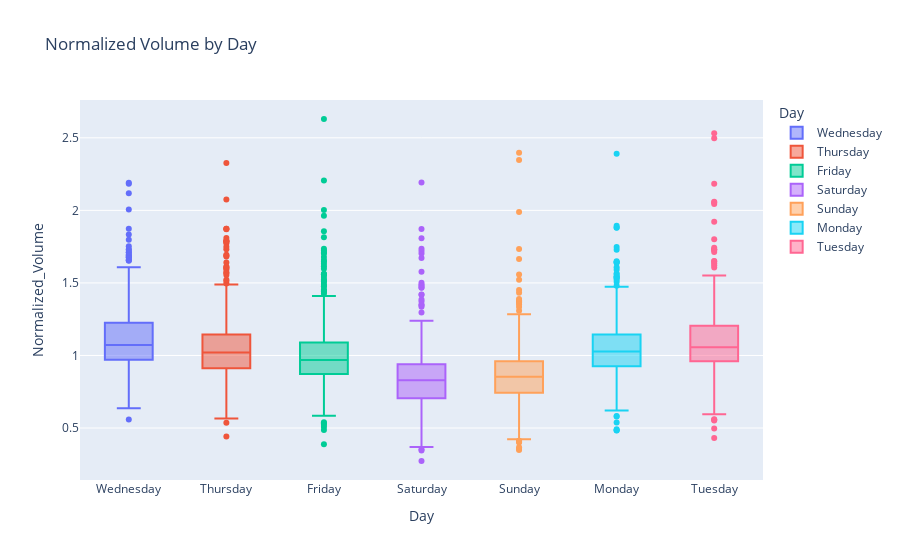
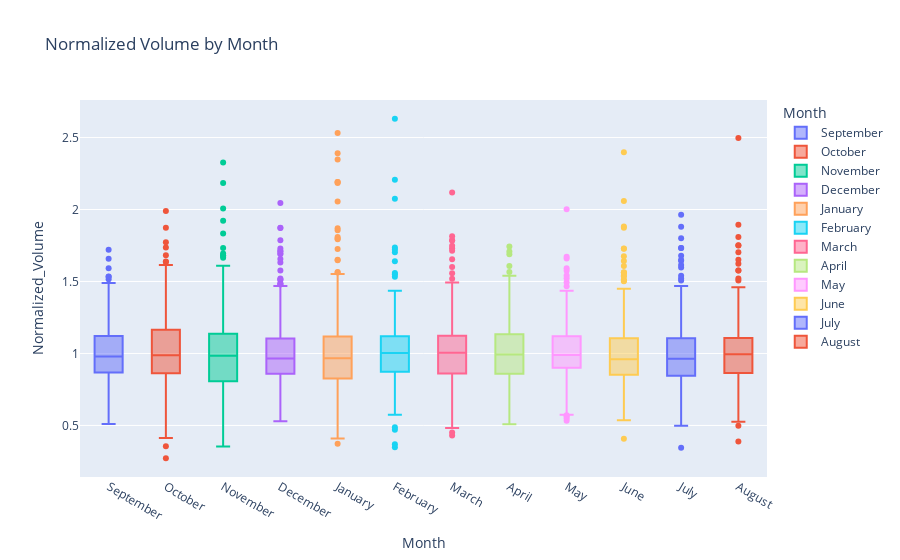
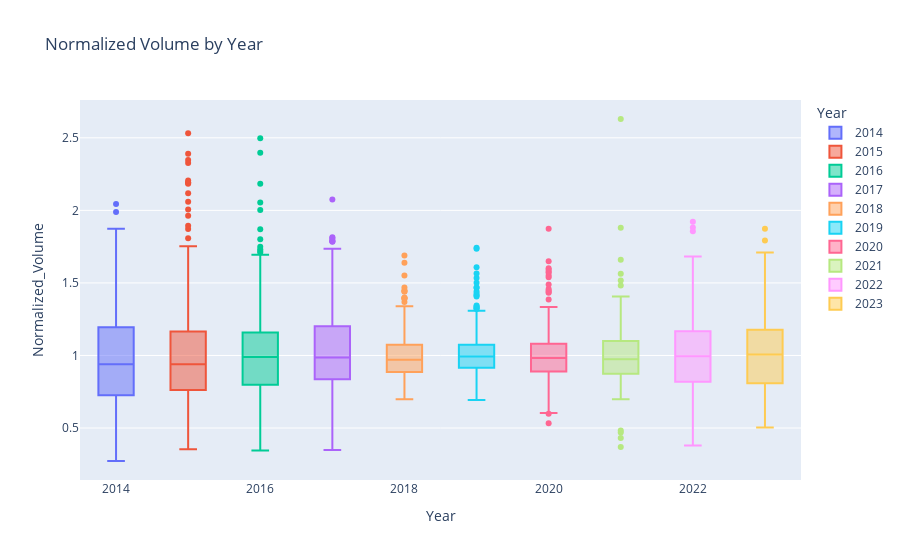
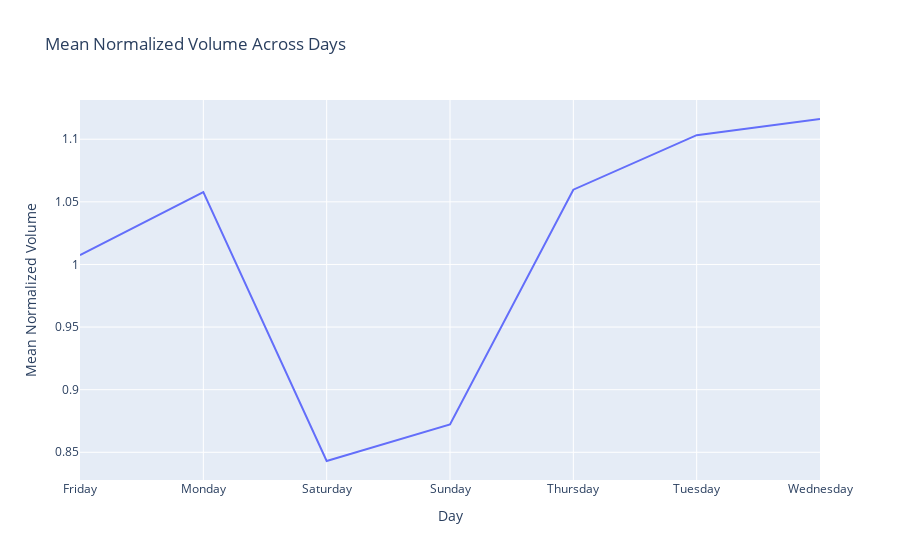

The cell these charts' notebook holds for them, in order:
### Code cell
import yfinance as yf
import pandas as pd
import plotly.express as px

def download_bitcoin_data():
    ticker = "BTC-USD"  # Ticker symbol for Bitcoin on Yahoo Finance

    data = yf.download(ticker, period='max')
    return data

def add_date_information(df):
    # Extract day, month, and year from the Date index
    df['Day'] = df.index.day_name()
    df['Month'] = df.index.month_name()
    df['Year'] = df.index.year
    return df

def normalize_volume(df, window=5):
    # Calculate the volume moving average using the specified window
    df['Volume_MA'] = df['Volume'].rolling(window=window).mean()
    # Normalize the volume using the moving average
    df['Normalized_Volume'] = df['Volume'] / df['Volume_MA']
    return df

if __name__ == "__main__":
    # Step 1: Download Bitcoin data
    bitcoin_data = download_bitcoin_data()

    # Step 2: Add date information
    bitcoin_data_with_dates = add_date_information(bitcoin_data)

    # Step 3: Normalize volume
    bitcoin_data_normalized = normalize_volume(bitcoin_data_with_dates)

    # Step 4: Create box plot using Plotly with custom color palette
    custom_palette = px.colors.qualitative.Plotly  # You can change the color palette here

    fig = px.box(bitcoin_data_normalized, x='Day', y='Normalized_Volume', title="Normalized Volume by Day",
                 color='Day', color_discrete_sequence=custom_palette)
    fig.show()

    fig = px.box(bitcoin_data_normalized, x='Month', y='Normalized_Volume', title="Normalized Volume by Month",
                 color='Month', color_discrete_sequence=custom_palette)
    fig.show()

    fig = px.box(bitcoin_data_normalized, x='Year', y='Normalized_Volume',  title="Normalized Volume by Year",
                 color='Year', color_discrete_sequence=custom_palette)
    fig.show()

    # Step 5: Plot mean normalized values across day, month, and year using line plots
    mean_normalized_by_day = bitcoin_data_normalized.groupby('Day')['Normalized_Volume'].mean()
    mean_normalized_by_month = bitcoin_data_normalized.groupby('Month')['Normalized_Volume'].mean()
    mean_normalized_by_year = bitcoin_data_normalized.groupby('Year')['Normalized_Volume'].mean()

    fig_mean_day = px.line(x=mean_normalized_by_day.index, y=mean_normalized_by_day.values,
                           labels={'x': 'Day', 'y': 'Mean Normalized Volume'},
                           title="Mean Normalized Volume Across Days")
    fig_mean_day.show()

    fig_mean_month = px.line(x=mean_normalized_by_month.index, y=mean_normalized_by_month.values,
                             labels={'x': 'Month', 'y': 'Mean Normalized Volume'},
                             title="Mean Normalized Volume Across Months")
    fig_mean_month.show()

    fig_mean_year = px.line(x=mean_normalized_by_year.index, y=mean_normalized_by_year.values,
                            labels={'x': 'Year', 'y': 'Mean Normalized Volume'},
                            title="Mean Normalized Volume Across Years")
    fig_mean_year.show()

### Figure 1 — Plotly figure (JSON) as saved in the notebook; plotly's stock layout.template omitted (floating-point values rounded to 4 significant figures; data arrays with more than 128 entries replaced by an {"elided": "..."} marker saying what was removed)
{"data": [{"alignmentgroup": "True", "hovertemplate": "Day=%{x}<br>Normalized_Volume=%{y}<extra></extra>", "legendgroup": "Wednesday", "marker": {"color": "#636EFA"}, "name": "Wednesday", "notched": false, "offsetgroup": "Wednesday", "orientation": "v", "showlegend": true, "type": "box", "x": {"elided": "464 str values"}, "x0": " ", "xaxis": "x", "y": {"elided": "464 float values"}, "y0": " ", "yaxis": "y"}, {"alignmentgroup": "True", "hovertemplate": "Day=%{x}<br>Normalized_Volume=%{y}<extra></extra>", "legendgroup": "Thursday", "marker": {"color": "#EF553B"}, "name": "Thursday", "notched": false, "offsetgroup": "Thursday", "orientation": "v", "showlegend": true, "type": "box", "x": {"elided": "463 str values"}, "x0": " ", "xaxis": "x", "y": {"elided": "463 float values"}, "y0": " ", "yaxis": "y"}, {"alignmentgroup": "True", "hovertemplate": "Day=%{x}<br>Normalized_Volume=%{y}<extra></extra>", "legendgroup": "Friday", "marker": {"color": "#00CC96"}, "name": "Friday", "notched": false, "offsetgroup": "Friday", "orientation": "v", "showlegend": true, "type": "box", "x": {"elided": "463 str values"}, "x0": " ", "xaxis": "x", "y": {"elided": "463 float values"}, "y0": " ", "yaxis": "y"}, {"alignmentgroup": "True", "hovertemplate": "Day=%{x}<br>Normalized_Volume=%{y}<extra></extra>", "legendgroup": "Saturday", "marker": {"color": "#AB63FA"}, "name": "Saturday", "notched": false, "offsetgroup": "Saturday", "orientation": "v", "showlegend": true, "type": "box", "x": {"elided": "463 str values"}, "x0": " ", "xaxis": "x", "y": {"elided": "463 float values"}, "y0": " ", "yaxis": "y"}, {"alignmentgroup": "True", "hovertemplate": "Day=%{x}<br>Normalized_Volume=%{y}<extra></extra>", "legendgroup": "Sunday", "marker": {"color": "#FFA15A"}, "name": "Sunday", "notched": false, "offsetgroup": "Sunday", "orientation": "v", "showlegend": true, "type": "box", "x": {"elided": "463 str values"}, "x0": " ", "xaxis": "x", "y": {"elided": "463 float values"}, "y0": " ", "yaxis": "y"}, {"alignmentgroup": "True", "hovertemplate": "Day=%{x}<br>Normalized_Volume=%{y}<extra></extra>", "legendgroup": "Monday", "marker": {"color": "#19D3F3"}, "name": "Monday", "notched": false, "offsetgroup": "Monday", "orientation": "v", "showlegend": true, "type": "box", "x": {"elided": "463 str values"}, "x0": " ", "xaxis": "x", "y": {"elided": "463 float values"}, "y0": " ", "yaxis": "y"}, {"alignmentgroup": "True", "hovertemplate": "Day=%{x}<br>Normalized_Volume=%{y}<extra></extra>", "legendgroup": "Tuesday", "marker": {"color": "#FF6692"}, "name": "Tuesday", "notched": false, "offsetgroup": "Tuesday", "orientation": "v", "showlegend": true, "type": "box", "x": {"elided": "463 str values"}, "x0": " ", "xaxis": "x", "y": {"elided": "463 float values"}, "y0": " ", "yaxis": "y"}], "layout": {"boxmode": "overlay", "legend": {"title": {"text": "Day"}, "tracegroupgap": 0}, "title": {"text": "Normalized Volume by Day"}, "xaxis": {"anchor": "y", "categoryarray": ["Wednesday", "Thursday", "Friday", "Saturday", "Sunday", "Monday", "Tuesday"], "categoryorder": "array", "domain": [0, 1], "title": {"text": "Day"}}, "yaxis": {"anchor": "x", "domain": [0, 1], "title": {"text": "Normalized_Volume"}}}}

### Figure 2 — Plotly figure (JSON) as saved in the notebook; plotly's stock layout.template omitted (floating-point values rounded to 4 significant figures; data arrays with more than 128 entries replaced by an {"elided": "..."} marker saying what was removed)
{"data": [{"alignmentgroup": "True", "hovertemplate": "Month=%{x}<br>Normalized_Volume=%{y}<extra></extra>", "legendgroup": "September", "marker": {"color": "#636EFA"}, "name": "September", "notched": false, "offsetgroup": "September", "orientation": "v", "showlegend": true, "type": "box", "x": {"elided": "254 str values"}, "x0": " ", "xaxis": "x", "y": {"elided": "254 float values"}, "y0": " ", "yaxis": "y"}, {"alignmentgroup": "True", "hovertemplate": "Month=%{x}<br>Normalized_Volume=%{y}<extra></extra>", "legendgroup": "October", "marker": {"color": "#EF553B"}, "name": "October", "notched": false, "offsetgroup": "October", "orientation": "v", "showlegend": true, "type": "box", "x": {"elided": "279 str values"}, "x0": " ", "xaxis": "x", "y": {"elided": "279 float values"}, "y0": " ", "yaxis": "y"}, {"alignmentgroup": "True", "hovertemplate": "Month=%{x}<br>Normalized_Volume=%{y}<extra></extra>", "legendgroup": "November", "marker": {"color": "#00CC96"}, "name": "November", "notched": false, "offsetgroup": "November", "orientation": "v", "showlegend": true, "type": "box", "x": {"elided": "270 str values"}, "x0": " ", "xaxis": "x", "y": {"elided": "270 float values"}, "y0": " ", "yaxis": "y"}, {"alignmentgroup": "True", "hovertemplate": "Month=%{x}<br>Normalized_Volume=%{y}<extra></extra>", "legendgroup": "December", "marker": {"color": "#AB63FA"}, "name": "December", "notched": false, "offsetgroup": "December", "orientation": "v", "showlegend": true, "type": "box", "x": {"elided": "279 str values"}, "x0": " ", "xaxis": "x", "y": {"elided": "279 float values"}, "y0": " ", "yaxis": "y"}, {"alignmentgroup": "True", "hovertemplate": "Month=%{x}<br>Normalized_Volume=%{y}<extra></extra>", "legendgroup": "January", "marker": {"color": "#FFA15A"}, "name": "January", "notched": false, "offsetgroup": "January", "orientation": "v", "showlegend": true, "type": "box", "x": {"elided": "279 str values"}, "x0": " ", "xaxis": "x", "y": {"elided": "279 float values"}, "y0": " ", "yaxis": "y"}, {"alignmentgroup": "True", "hovertemplate": "Month=%{x}<br>Normalized_Volume=%{y}<extra></extra>", "legendgroup": "February", "marker": {"color": "#19D3F3"}, "name": "February", "notched": false, "offsetgroup": "February", "orientation": "v", "showlegend": true, "type": "box", "x": {"elided": "254 str values"}, "x0": " ", "xaxis": "x", "y": {"elided": "254 float values"}, "y0": " ", "yaxis": "y"}, {"alignmentgroup": "True", "hovertemplate": "Month=%{x}<br>Normalized_Volume=%{y}<extra></extra>", "legendgroup": "March", "marker": {"color": "#FF6692"}, "name": "March", "notched": false, "offsetgroup": "March", "orientation": "v", "showlegend": true, "type": "box", "x": {"elided": "279 str values"}, "x0": " ", "xaxis": "x", "y": {"elided": "279 float values"}, "y0": " ", "yaxis": "y"}, {"alignmentgroup": "True", "hovertemplate": "Month=%{x}<br>Normalized_Volume=%{y}<extra></extra>", "legendgroup": "April", "marker": {"color": "#B6E880"}, "name": "April", "notched": false, "offsetgroup": "April", "orientation": "v", "showlegend": true, "type": "box", "x": {"elided": "270 str values"}, "x0": " ", "xaxis": "x", "y": {"elided": "270 float values"}, "y0": " ", "yaxis": "y"}, {"alignmentgroup": "True", "hovertemplate": "Month=%{x}<br>Normalized_Volume=%{y}<extra></extra>", "legendgroup": "May", "marker": {"color": "#FF97FF"}, "name": "May", "notched": false, "offsetgroup": "May", "orientation": "v", "showlegend": true, "type": "box", "x": {"elided": "279 str values"}, "x0": " ", "xaxis": "x", "y": {"elided": "279 float values"}, "y0": " ", "yaxis": "y"}, {"alignmentgroup": "True", "hovertemplate": "Month=%{x}<br>Normalized_Volume=%{y}<extra></extra>", "legendgroup": "June", "marker": {"color": "#FECB52"}, "name": "June", "notched": false, "offsetgroup": "June", "orientation": "v", "showlegend": true, "type": "box", "x": {"elided": "270 str values"}, "x0": " ", "xaxis": "x", "y": {"elided": "270 float values"}, "y0": " ", "yaxis": "y"}, {"alignmentgroup": "True", "hovertemplate": "Month=%{x}<br>Normalized_Volume=%{y}<extra></extra>", "legendgroup": "July", "marker": {"color": "#636EFA"}, "name": "July", "notched": false, "offsetgroup": "July", "orientation": "v", "showlegend": true, "type": "box", "x": {"elided": "279 str values"}, "x0": " ", "xaxis": "x", "y": {"elided": "279 float values"}, "y0": " ", "yaxis": "y"}, {"alignmentgroup": "True", "hovertemplate": "Month=%{x}<br>Normalized_Volume=%{y}<extra></extra>", "legendgroup": "August", "marker": {"color": "#EF553B"}, "name": "August", "notched": false, "offsetgroup": "August", "orientation": "v", "showlegend": true, "type": "box", "x": {"elided": "250 str values"}, "x0": " ", "xaxis": "x", "y": {"elided": "250 float values"}, "y0": " ", "yaxis": "y"}], "layout": {"boxmode": "overlay", "legend": {"title": {"text": "Month"}, "tracegroupgap": 0}, "title": {"text": "Normalized Volume by Month"}, "xaxis": {"anchor": "y", "categoryarray": ["September", "October", "November", "December", "January", "February", "March", "April", "May", "June", "July", "August"], "categoryorder": "array", "domain": [0, 1], "title": {"text": "Month"}}, "yaxis": {"anchor": "x", "domain": [0, 1], "title": {"text": "Normalized_Volume"}}}}

### Figure 3 — Plotly figure (JSON) as saved in the notebook; plotly's stock layout.template omitted (floating-point values rounded to 4 significant figures; data arrays with more than 128 entries replaced by an {"elided": "..."} marker saying what was removed)
{"data": [{"alignmentgroup": "True", "hovertemplate": "Year=%{x}<br>Normalized_Volume=%{y}<extra></extra>", "legendgroup": "2014", "marker": {"color": "#636EFA"}, "name": "2014", "notched": false, "offsetgroup": "2014", "orientation": "v", "showlegend": true, "type": "box", "x": [2014, 2014, 2014, 2014, 2014, 2014, 2014, 2014, 2014, 2014, 2014, 2014, 2014, 2014, 2014, 2014, 2014, 2014, 2014, 2014, 2014, 2014, 2014, 2014, 2014, 2014, 2014, 2014, 2014, 2014, 2014, 2014, 2014, 2014, 2014, 2014, 2014, 2014, 2014, 2014, 2014, 2014, 2014, 2014, 2014, 2014, 2014, 2014, 2014, 2014, 2014, 2014, 2014, 2014, 2014, 2014, 2014, 2014, 2014, 2014, 2014, 2014, 2014, 2014, 2014, 2014, 2014, 2014, 2014, 2014, 2014, 2014, 2014, 2014, 2014, 2014, 2014, 2014, 2014, 2014, 2014, 2014, 2014, 2014, 2014, 2014, 2014, 2014, 2014, 2014, 2014, 2014, 2014, 2014, 2014, 2014, 2014, 2014, 2014, 2014, 2014, 2014, 2014, 2014, 2014, 2014], "x0": " ", "xaxis": "x", "y": [null, null, null, null, 0.847, 0.7541, 1.322, 0.9378, 0.8749, 0.7244, 0.5405, 1.004, 1.361, 1.363, 0.993, 0.7844, 1.057, 1.468, 1.989, 1.507, 0.8493, 0.873, 1.195, 0.7037, 0.2728, 0.4122, 0.9105, 1.298, 0.9727, 0.9403, 0.4872, 0.4931, 0.3555, 1.104, 1.153, 0.9769, 1.773, 0.9245, 1.054, 0.6784, 0.7714, 0.5956, 1.328, 1.874, 0.7669, 0.976, 0.4991, 0.7998, 1.178, 1.344, 1.24, 1.001, 0.5359, 1.372, 1.541, 0.8261, 1.834, 1.682, 0.8192, 0.4741, 0.3676, 1.317, 1.23, 0.7868, 0.9719, 1.01, 0.6285, 0.7254, 1.328, 1.091, 0.8824, 0.4424, 1.076, 0.8438, 0.6141, 0.8646, 0.8629, 1.075, 1.187, 1.13, 0.5614, 0.5739, 1.521, 2.045, 1.005, 1.513, 0.722, 0.5286, 0.6902, 0.9509, 1.73, 1.711, 1.427, 0.8011, 0.6848, 0.5565, 0.9193, 0.839, 0.838, 0.625, 1.022, 1.038, 0.8555, 0.9397, 0.9198, 1.062], "y0": " ", "yaxis": "y"}, {"alignmentgroup": "True", "hovertemplate": "Year=%{x}<br>Normalized_Volume=%{y}<extra></extra>", "legendgroup": "2015", "marker": {"color": "#EF553B"}, "name": "2015", "notched": false, "offsetgroup": "2015", "orientation": "v", "showlegend": true, "type": "box", "x": {"elided": "365 int values"}, "x0": " ", "xaxis": "x", "y": {"elided": "365 float values"}, "y0": " ", "yaxis": "y"}, {"alignmentgroup": "True", "hovertemplate": "Year=%{x}<br>Normalized_Volume=%{y}<extra></extra>", "legendgroup": "2016", "marker": {"color": "#00CC96"}, "name": "2016", "notched": false, "offsetgroup": "2016", "orientation": "v", "showlegend": true, "type": "box", "x": {"elided": "366 int values"}, "x0": " ", "xaxis": "x", "y": {"elided": "366 float values"}, "y0": " ", "yaxis": "y"}, {"alignmentgroup": "True", "hovertemplate": "Year=%{x}<br>Normalized_Volume=%{y}<extra></extra>", "legendgroup": "2017", "marker": {"color": "#AB63FA"}, "name": "2017", "notched": false, "offsetgroup": "2017", "orientation": "v", "showlegend": true, "type": "box", "x": {"elided": "365 int values"}, "x0": " ", "xaxis": "x", "y": {"elided": "365 float values"}, "y0": " ", "yaxis": "y"}, {"alignmentgroup": "True", "hovertemplate": "Year=%{x}<br>Normalized_Volume=%{y}<extra></extra>", "legendgroup": "2018", "marker": {"color": "#FFA15A"}, "name": "2018", "notched": false, "offsetgroup": "2018", "orientation": "v", "showlegend": true, "type": "box", "x": {"elided": "365 int values"}, "x0": " ", "xaxis": "x", "y": {"elided": "365 float values"}, "y0": " ", "yaxis": "y"}, {"alignmentgroup": "True", "hovertemplate": "Year=%{x}<br>Normalized_Volume=%{y}<extra></extra>", "legendgroup": "2019", "marker": {"color": "#19D3F3"}, "name": "2019", "notched": false, "offsetgroup": "2019", "orientation": "v", "showlegend": true, "type": "box", "x": {"elided": "365 int values"}, "x0": " ", "xaxis": "x", "y": {"elided": "365 float values"}, "y0": " ", "yaxis": "y"}, {"alignmentgroup": "True", "hovertemplate": "Year=%{x}<br>Normalized_Volume=%{y}<extra></extra>", "legendgroup": "2020", "marker": {"color": "#FF6692"}, "name": "2020", "notched": false, "offsetgroup": "2020", "orientation": "v", "showlegend": true, "type": "box", "x": {"elided": "366 int values"}, "x0": " ", "xaxis": "x", "y": {"elided": "366 float values"}, "y0": " ", "yaxis": "y"}, {"alignmentgroup": "True", "hovertemplate": "Year=%{x}<br>Normalized_Volume=%{y}<extra></extra>", "legendgroup": "2021", "marker": {"color": "#B6E880"}, "name": "2021", "notched": false, "offsetgroup": "2021", "orientation": "v", "showlegend": true, "type": "box", "x": {"elided": "365 int values"}, "x0": " ", "xaxis": "x", "y": {"elided": "365 float values"}, "y0": " ", "yaxis": "y"}, {"alignmentgroup": "True", "hovertemplate": "Year=%{x}<br>Normalized_Volume=%{y}<extra></extra>", "legendgroup": "2022", "marker": {"color": "#FF97FF"}, "name": "2022", "notched": false, "offsetgroup": "2022", "orientation": "v", "showlegend": true, "type": "box", "x": {"elided": "365 int values"}, "x0": " ", "xaxis": "x", "y": {"elided": "365 float values"}, "y0": " ", "yaxis": "y"}, {"alignmentgroup": "True", "hovertemplate": "Year=%{x}<br>Normalized_Volume=%{y}<extra></extra>", "legendgroup": "2023", "marker": {"color": "#FECB52"}, "name": "2023", "notched": false, "offsetgroup": "2023", "orientation": "v", "showlegend": true, "type": "box", "x": {"elided": "214 int values"}, "x0": " ", "xaxis": "x", "y": {"elided": "214 float values"}, "y0": " ", "yaxis": "y"}], "layout": {"boxmode": "overlay", "legend": {"title": {"text": "Year"}, "tracegroupgap": 0}, "title": {"text": "Normalized Volume by Year"}, "xaxis": {"anchor": "y", "categoryarray": [2014, 2015, 2016, 2017, 2018, 2019, 2020, 2021, 2022, 2023], "categoryorder": "array", "domain": [0, 1], "title": {"text": "Year"}}, "yaxis": {"anchor": "x", "domain": [0, 1], "title": {"text": "Normalized_Volume"}}}}

### Figure 4 — Plotly figure (JSON) as saved in the notebook; plotly's stock layout.template omitted (floating-point values rounded to 4 significant figures)
{"data": [{"hovertemplate": "Day=%{x}<br>Mean Normalized Volume=%{y}<extra></extra>", "legendgroup": "", "line": {"color": "#636efa", "dash": "solid"}, "marker": {"symbol": "circle"}, "mode": "lines", "name": "", "orientation": "v", "showlegend": false, "type": "scatter", "x": ["Friday", "Monday", "Saturday", "Sunday", "Thursday", "Tuesday", "Wednesday"], "xaxis": "x", "y": [1.007, 1.058, 0.843, 0.8722, 1.06, 1.103, 1.116], "yaxis": "y"}], "layout": {"legend": {"tracegroupgap": 0}, "title": {"text": "Mean Normalized Volume Across Days"}, "xaxis": {"anchor": "y", "domain": [0, 1], "title": {"text": "Day"}}, "yaxis": {"anchor": "x", "domain": [0, 1], "title": {"text": "Mean Normalized Volume"}}}}
